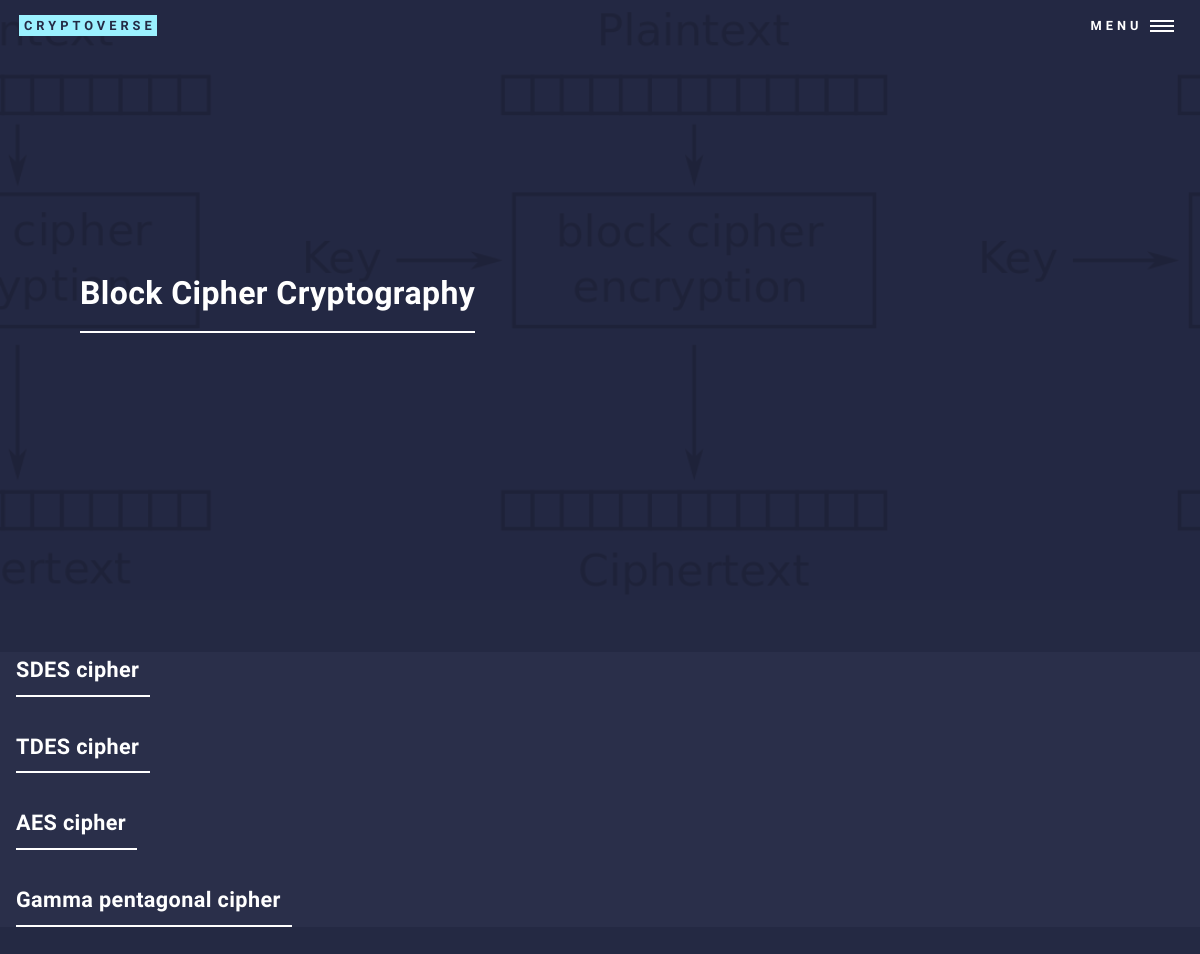
Page /block.html on the committed database.
### cryptosystem/models.py (models this page shows)
class Cryptosystem(models.Model):
    name = models.TextField()
    description = models.TextField()

### cryptoverse/views.py (the view)
# urls.py: path('block.html', block_view), #block
def block_view(request, *args, **kwargs):
    cryptosystem_qs = Cryptosystem.objects.all()
    change_page("home")
    context = {
        "object_list" : cryptosystem_qs,
    }
    HTML_STRING = render_to_string("block.html", context=context)
    return HttpResponse(HTML_STRING)

### cryptosystem/views.py (called while the page is built)
def change_page(name):
    global page
    global count_falla
    if name!= page:
        page=name
        count_falla=0
        default_graph()

### templates/block.html (shortened to what this page needs)
{% extends "base.html" %}
{% load static %}
{% block content %}
<section id="banner" class="major">
    <div class="inner">
        <header class="major">
            <h1>Block Cipher Cryptography</h1>
        </header>
    </div>
</section>
<div id="main">
    <section id="two" class="titles">
        <ul>
            {% for x in object_list %}
                {% if x.description == 'Block' %}
                <header class="major">
                    <h3><a href='/CS/{{x.name}}/'>{{x.name}} cipher</a></h3>
                </header>
                {% endif %}
            {% endfor %}
        </ul>
    </section>
</div>
{% endblock content %}

### static/css/main.css (style rules this page uses)
html, body, div, span, applet, object, iframe, h1, h2, h3, h4, h5, h6, p, blockquote, pre, a, abbr, acronym, address, big, cite, code, del, dfn, em, img, ins, kbd, q, s, samp, small, strike, strong, sub, sup, tt, var, b, u, i, center, dl, dt, dd, ol, ul, li, fieldset, form, label, legend, table, caption, tbody, tfoot, thead, tr, th, td, article, aside, canvas, details, embed, figure, figcaption, footer, header, hgroup, menu, nav, output, ruby, section, summary, time, mark, audio, video { margin: 0; padding: 0; border: 0; font-size: 100%; font: inherit; vertical-align: baseline; }
article, aside, details, figcaption, figure, footer, header, hgroup, menu, nav, section { display: block; }
body { line-height: 1; }
ol, ul { list-style: none; }
body { -webkit-text-size-adjust: none; }
body { -ms-overflow-style: scrollbar; }
html { box-sizing: border-box; }
*, *:before, *:after { box-sizing: inherit; }
body { background: #242943; }
body, input, select, textarea { color: #ffffff; font-family: "Source Sans Pro", Helvetica, sans-serif; font-size: 17pt; font-weight: 300; letter-spacing: 0.025em; line-height: 1.65; }
@media screen and (max-width: 1680px) { body, input, select, textarea { font-size: 14pt; } }
@media screen and (max-width: 1280px) { body, input, select, textarea { font-size: 12pt; } }
a { -moz-transition: color 0.2s ease-in-out, border-bottom-color 0.2s ease-in-out; -webkit-transition: color 0.2s ease-in-out, border-bottom-color 0.2s ease-in-out; -ms-transition: color 0.2s ease-in-out, border-bottom-color 0.2s ease-in-out; transition: color 0.2s ease-in-out, border-bottom-color 0.2s ease-in-out; border-bottom: dotted 1px; color: inherit; text-decoration: none; }
h1, h2, h3, h4, h5, h6 { color: #ffffff; font-weight: 600; line-height: 1.65; margin: 0 0 1em 0; }
h1 a, h2 a, h3 a, h4 a, h5 a, h6 a { color: inherit; border-bottom: 0; }
h1 { font-size: 2.5em; }
h3 { font-size: 1.35em; }
header.major { width: -moz-max-content; width: -webkit-max-content; width: -ms-max-content; width: max-content; margin-bottom: 2em; }
header.major > :first-child { margin-bottom: 0; width: calc(100% + 0.5em); }
header.major > :first-child:after { content: ''; background-color: #ffffff; display: block; height: 2px; margin: 0.325em 0 0.5em 0; width: 100%; }
ul { list-style: disc; margin: 0 0 2em 0; padding-left: 1em; }
#banner { -moz-align-items: center; -webkit-align-items: center; -ms-align-items: center; align-items: center; display: -moz-flex; display: -webkit-flex; display: -ms-flex; display: flex; padding-left: 5em; text-align: center; padding-top: 2em; background-attachment: fixed; background-position: center; background-repeat: no-repeat; background-size: cover; border-bottom: 0 !important; cursor: default; height: 8em; max-height: 32em; position: relative; top: -3.25em; }
#banner:after { -moz-transition: opacity 2.5s ease; -webkit-transition: opacity 2.5s ease; -ms-transition: opacity 2.5s ease; transition: opacity 2.5s ease; -moz-transition-delay: 0.75s; -webkit-transition-delay: 0.75s; -ms-transition-delay: 0.75s; transition-delay: 0.75s; pointer-events: none; background-color: #242943; content: ''; display: block; height: 100%; left: 0; opacity: 0.85; position: absolute; top: 0; width: 100%; z-index: 1; }
#banner h1 { font-size: 2em; text-align: center; }
#banner > .inner { -moz-transition: opacity 1.5s ease, -moz-transform 0.5s ease-out, -moz-filter 0.5s ease, -webkit-filter 0.5s ease; -webkit-transition: opacity 1.5s ease, -webkit-transform 0.5s ease-out, -webkit-filter 0.5s ease, -webkit-filter 0.5s ease; -ms-transition: opacity 1.5s ease, -ms-transform 0.5s ease-out, -ms-filter 0.5s ease, -webkit-filter 0.5s ease; transition: opacity 1.5s ease, transform 0.5s ease-out, filter 0.5s ease, -webkit-filter 0.5s ease; position: relative; z-index: 2; text-align: center; }
#banner > .inner header { width: auto; }
#banner > .inner header > :first-child { width: auto; }
#banner > .inner header > :first-child:after { max-width: 100%; }
#banner.major { height: 75vh; min-height: 30em; max-height: 50em; }
@media screen and (max-width: 1280px) { #banner { background-attachment: scroll; } }
#main { background-color: #2a2f4a; }
#main > * { border-top: solid 1px rgba(212, 212, 255, 0.1); }
#main > *:first-child { border-top: 0; }

### rows in the picture
Cryptosystem: name "SDES"
Cryptosystem: name "TDES"
Cryptosystem: name "AES"
Cryptosystem: name "Gamma pentagonal"
